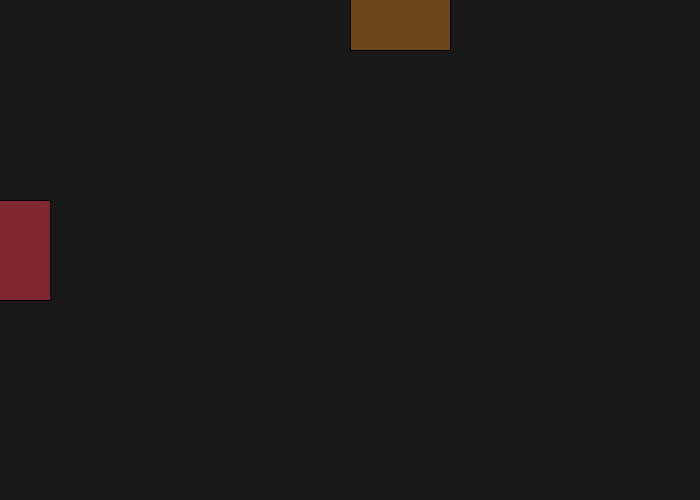
Frame 1 (no input)
Frame 60 (the mouse pressed at the canvas centre just before this capture): identical to frame 1, image omitted
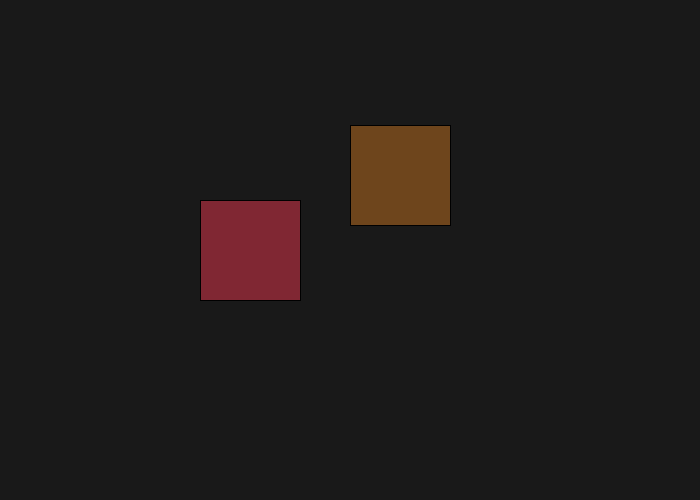
Frame 120 (the mouse held since frame 60 and released just before this capture)

The Processing sketch that drew these frames (run headless with seeded random() and noise(); from frame 60 on, the mouse is pressed at the canvas centre):

// Processing sketch: movingSquares
// ── movingSquares.pde
void setup(){
  
 size(700, 500);
 background(25);
  
}


void draw(){
  background(25);
  rectMode(CENTER);
  fill(200, 50, 70, 150);
  square(mouseY, height / 2, 100); 
  //rectMode(TOP);
  fill(170, 100, 30, 150);
  square(400, mouseX / 2, 100); 
  
  
}
